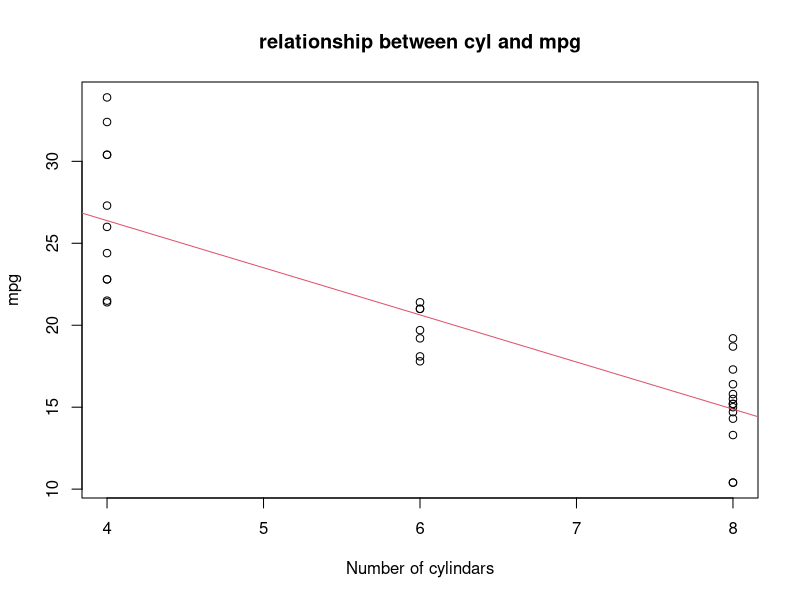

Write R code to recreate this figure.
## ---- chunk 1
library(datasets)
head(mtcars, 3)
## ---- chunk 2
model <- lm(mpg~cyl,data=mtcars)
plot(mtcars$cyl,mtcars$mpg,xlab="Number of cylindars",ylab="mpg",main="relationship between cyl and mpg")
abline(model, col=2)
## ---- chunk 3
x <- summary(model)
x$coef
## ---- chunk 4
x$f
## ---- chunk 5
x$adj.r.squared

